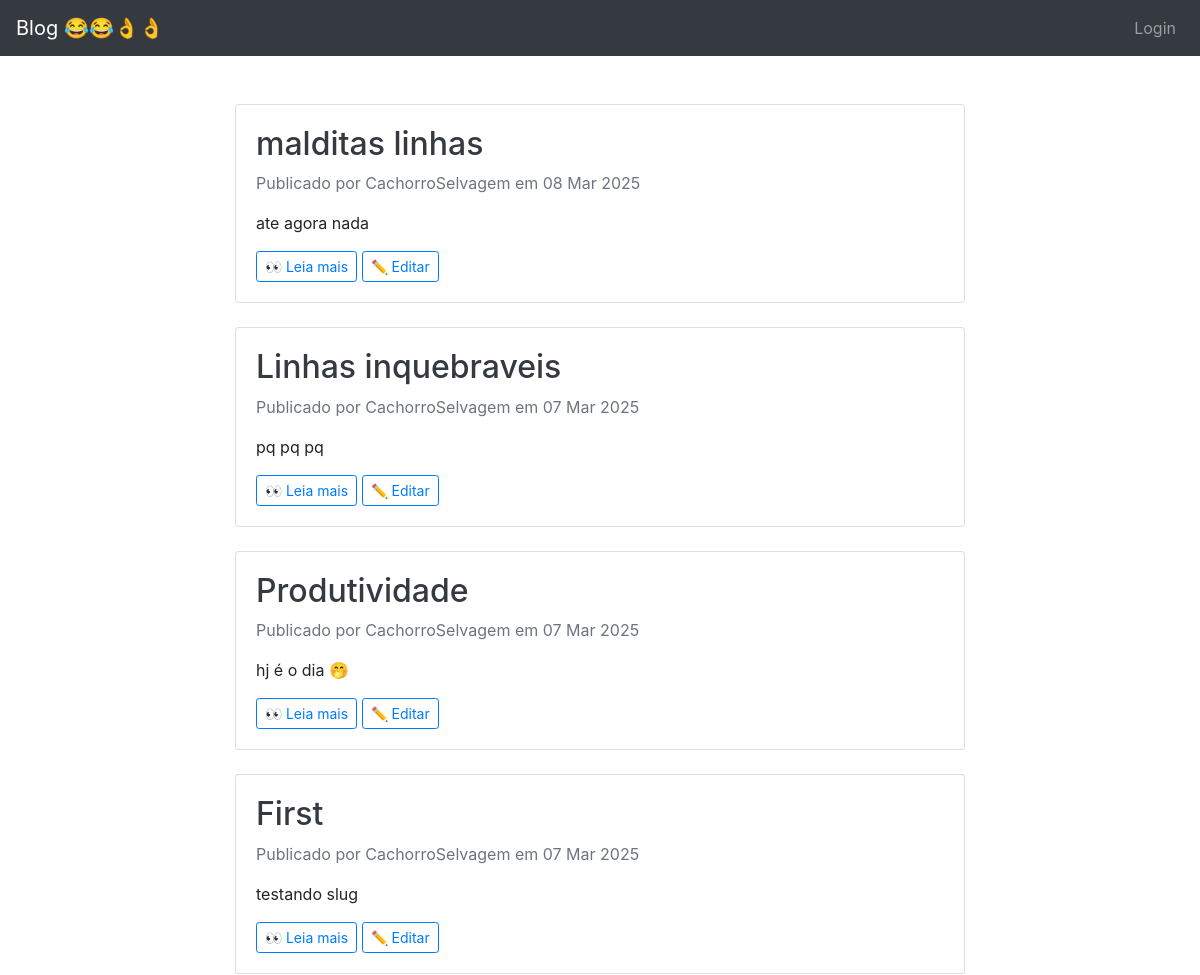
The app's page / (upper part), older data.
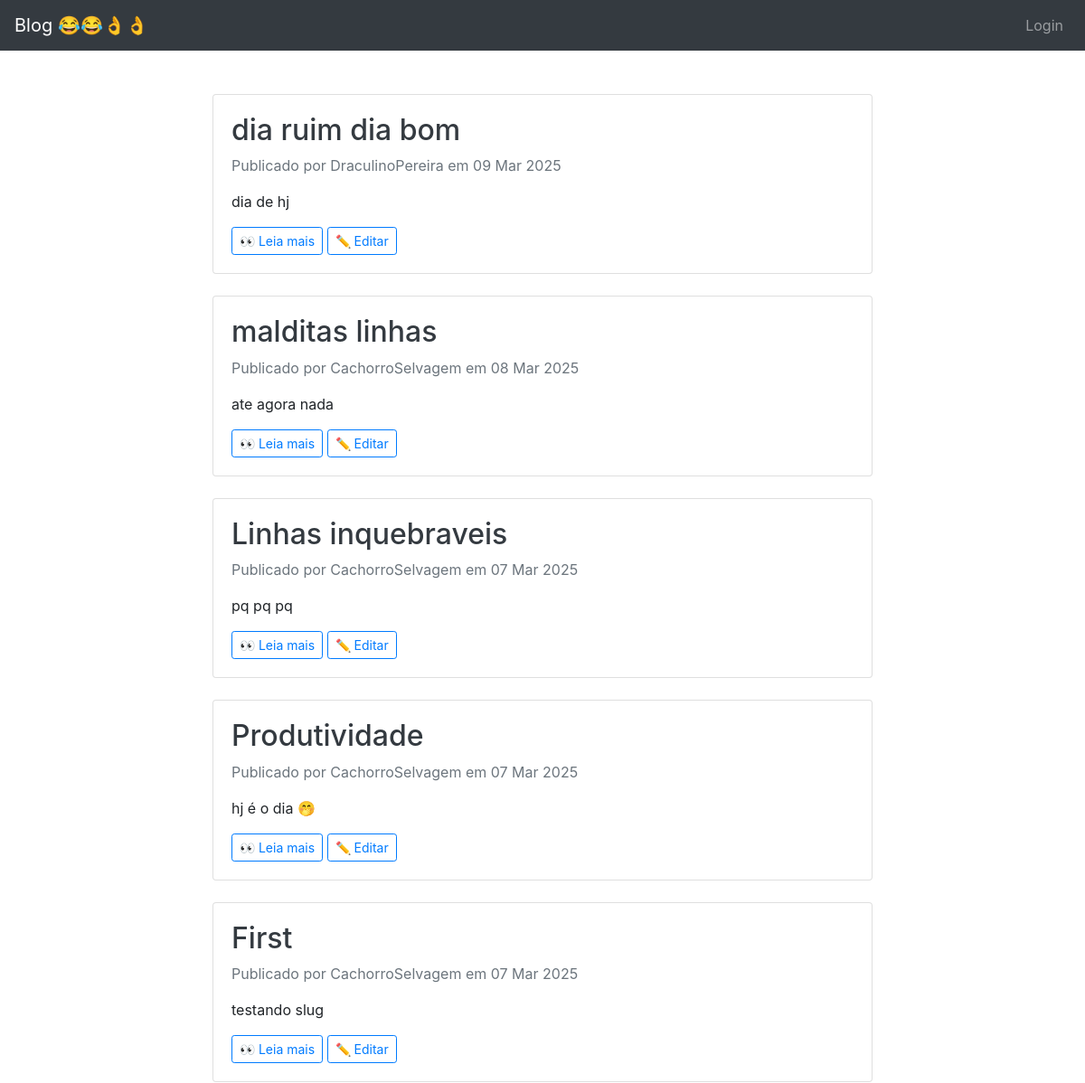
The same page, newer data.
### blog/models.py (models this page shows, shortened)
class Post(models.Model):
    class NewManager(models.Manager):
        def get_queryset(self):
            return super().get_queryset().filter(status='published')
    options = (
        ('draft', 'Draft'),
        ('published', 'Published'),
    )
    title = models.CharField(max_length=255)
    excerpt = models.TextField(null=True)
    slug = models.SlugField(max_length=255, unique=True, blank=True)
    publish = models.DateTimeField(default=timezone.now)
    author = models.ForeignKey(User, on_delete=models.CASCADE, related_name='blog_posts')
    content = models.TextField()
    status = models.CharField(max_length=10, choices=options, default='draft')
    objects = models.Manager()
    newmanager = NewManager()
    likes = models.ManyToManyField(User, related_name='post_likes', blank=True)
    dislikes = models.ManyToManyField(User, related_name='post_dislikes', blank=True)
    image = models.ImageField(upload_to='post_images/', blank=True, null=True)
    def get_absolute_url(self):
        return reverse('blog:post_single', args=[self.slug])
    class Meta:
        ordering = ('-publish',)

### blog/views.py (the view)
# urls.py: path('', views.home, name='homepage'),
def home(request):
    all_posts = Post.objects.filter(status='published').order_by('-publish')
    return render(request, 'index.html', {'posts': all_posts})

### blog/templates/index.html (shortened to what this page needs)
{% extends "base.html" %}
{% block content %}
<div class="container">
    <div class="row justify-content-md-center">
        <div class="col-md-8 pt-5">
            {% for post in posts %}
            <div class="card mb-4">
                <div class="card-body">
                    <h2>
                        <a class="text-dark text-decoration-none" href="{{ post.get_absolute_url }}">
                            {{ post.title }}
                        </a>
                    </h2>
                    <p class="text-muted">Publicado por {{ post.author }} em {{ post.publish|date:"d M Y" }}</p>
                    <p>{{ post.excerpt }}</p>
                    <a href="{{ post.get_absolute_url }}" class="btn btn-outline-primary btn-sm">👀 Leia mais</a>
                    <a href="{% url 'blog:edit_post' post.slug %}" class="btn btn-outline-primary btn-sm">✏️ Editar</a>
                </div>
            </div>
            {% empty %}
            <p class="text-muted text-center">Nenhum post publicado ainda.</p>
            {% endfor %}
        </div>
    </div>
</div>
{% endblock %}

Row changes from the older to the newer data that the page shows:
added Post: title "dia ruim dia bom", author "DraculinoPereira", publish "09 Mar 2025", excerpt "dia de hj"
